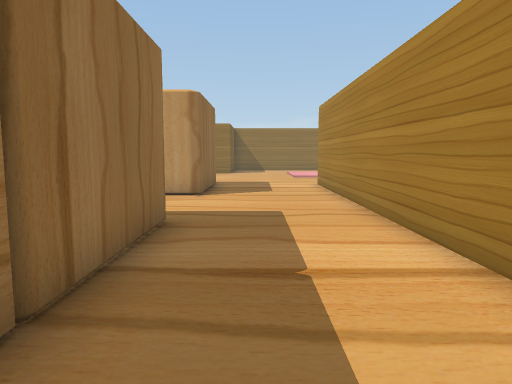
[1] (above)

18 first-person views from a walk through a 3-D level made in the Unity game engine. The camera is 1.2 m above the floor, tilts 6° down and sees 70° across. The floor is counted in squares, 1 m on a side. Each view is taken from the middle of a square. On the plan, view 1 faces up. The plan holds only what a view shows up to about 15 squares ahead; the rest is blank.

[2]
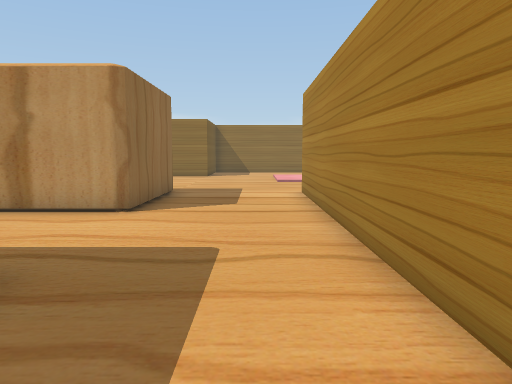

[3]
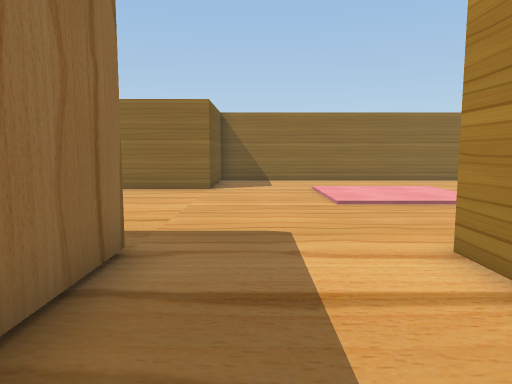

[4]
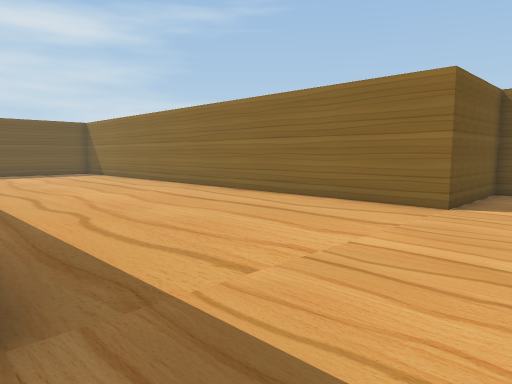

[5]
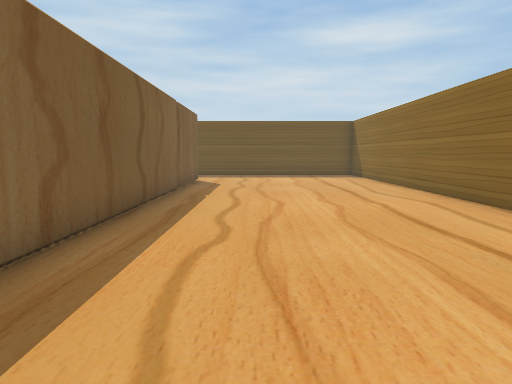

[6]
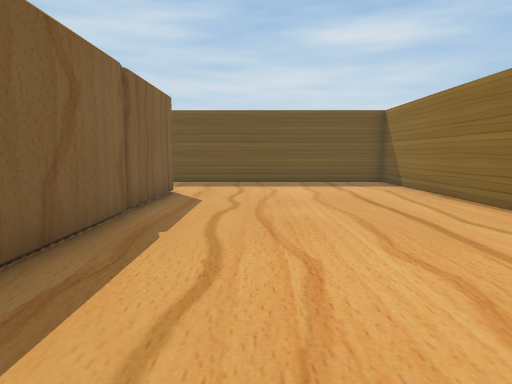

[7]
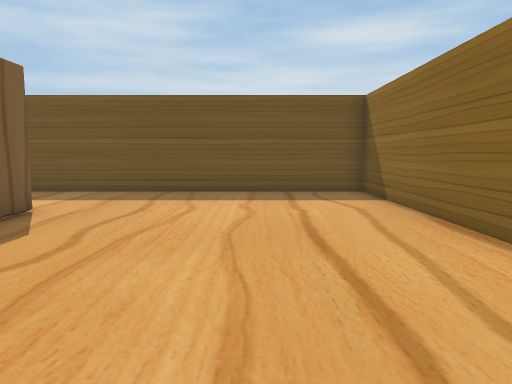

[8]
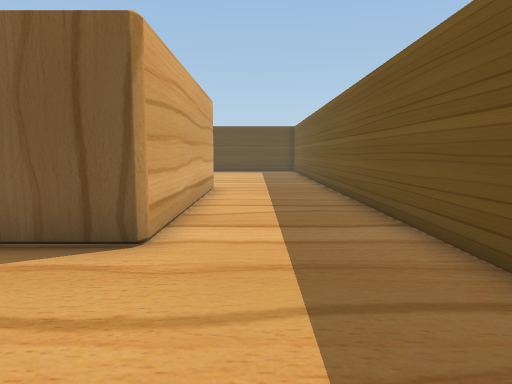

[9]
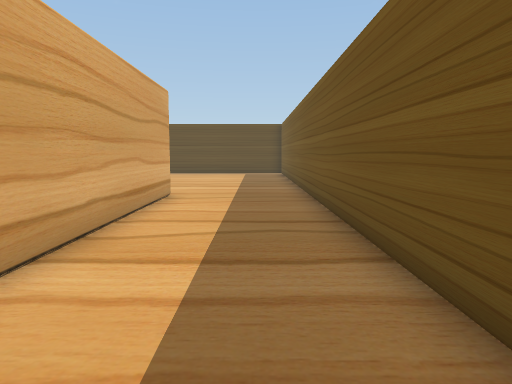

[10]
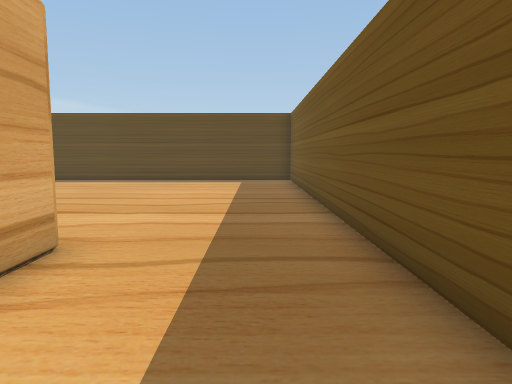

[11]
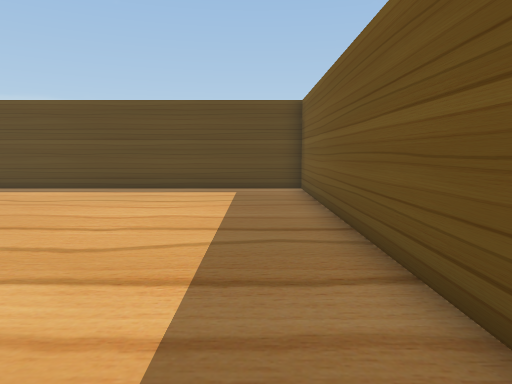

[12]
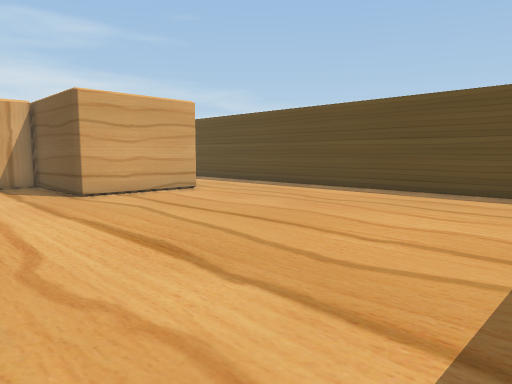

[13]
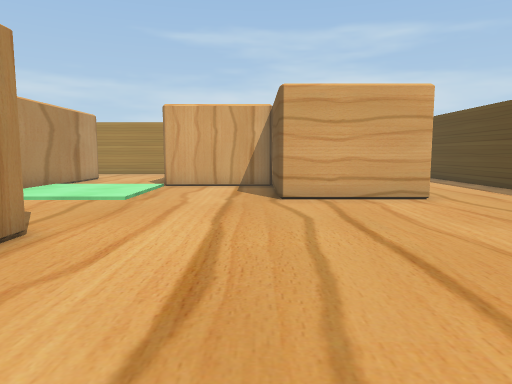

[14]
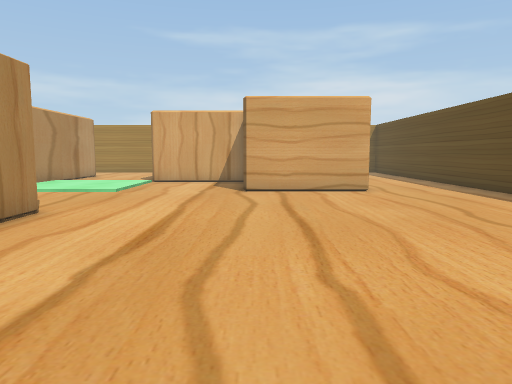

[15]
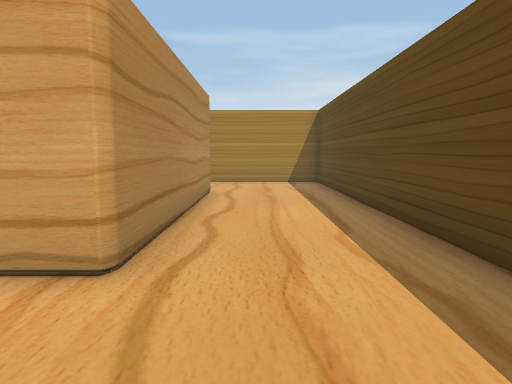

[16]
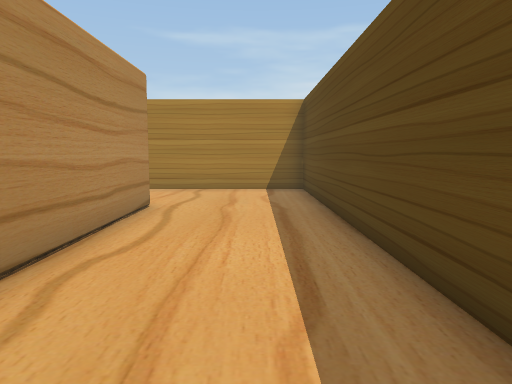

[17]
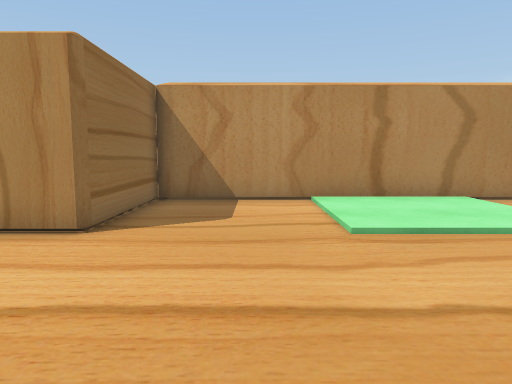

[18]
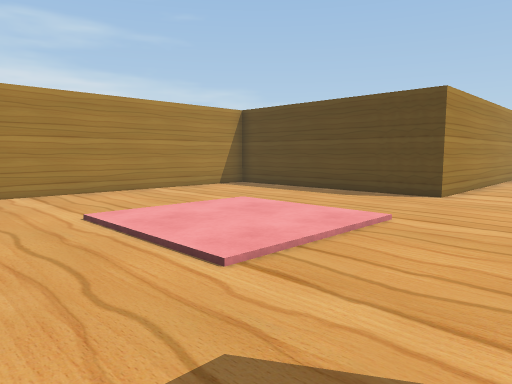

### Floor plan
Points are (right, up) in squares from view 1. A wall is a line through its corners. A room is listed if a view was taken in it or the views show most of it. See-through windows are left out.
Room 1 (views 1, 2, 3, 4, 5, 6, 7, 8, 9, 10, 11, 12, 16, 18)
walls: (-1.6, 14.4) (-1.6, 10.5); (-1.9, 10.4) (-6.6, 10.4); (-1.6, 6.4) (-1.6, 2.1); (-1.1, 26.4) (-1.6, 26.4) (-1.6, 22.4) (-21.6, 22.4) (-21.6, 5.4); (2.4, 3.4) (2.4, 14.4) (9.9, 14.4); (10.4, 15) (10.4, 23); (-17.6, 6.6) (-17.6, 14.4) (-4.6, 14.4); (-1.8, -1.6) (-9.6, -1.6); (-10.6, -5.6) (2.4, -5.6) (2.4, -0.4)
ways out: opening at (-19.5, 6.2) to room 2; opening at (-10, -3.5) to room 2; opening at (-5.8, 8.5) to room 2
Room 2 (views 13, 14, 15, 17)
walls: (-9.6, -1.6) (-9.6, 2.4) (-5.6, 2.4) (-5.6, 6.4); (-21.6, 5.4) (-21.6, -5.6) (-10.6, -5.6); (-13.6, 10.6) (-13.6, 6.4) (-14.9, 6.4); (-6.6, 10.4) (-13.2, 10.4)
ways out: opening at (-19.5, 6.2) to room 1; opening at (-10, -3.5) to room 1; opening at (-5.8, 8.5) to room 1

Positions as (right, up) in squares from view 1, and headings:
1: (0, 0), facing up
2: (1, 3), facing up
3: (0, 10), facing up
4: (1, 14), facing up-left
5: (-1, 17), facing left
6: (-6, 17), facing left
7: (-10, 19), facing left
8: (-19, 19), facing down
9: (-20, 17), facing down
10: (-20, 11), facing down
11: (-20, 7), facing down
12: (-20, 6), facing down-right
13: (-19, 3), facing right
14: (-21, 2), facing right
15: (-13, -3), facing right
16: (-10, -4), facing right
17: (-11, 1), facing up
18: (-1, 25), facing down-right
